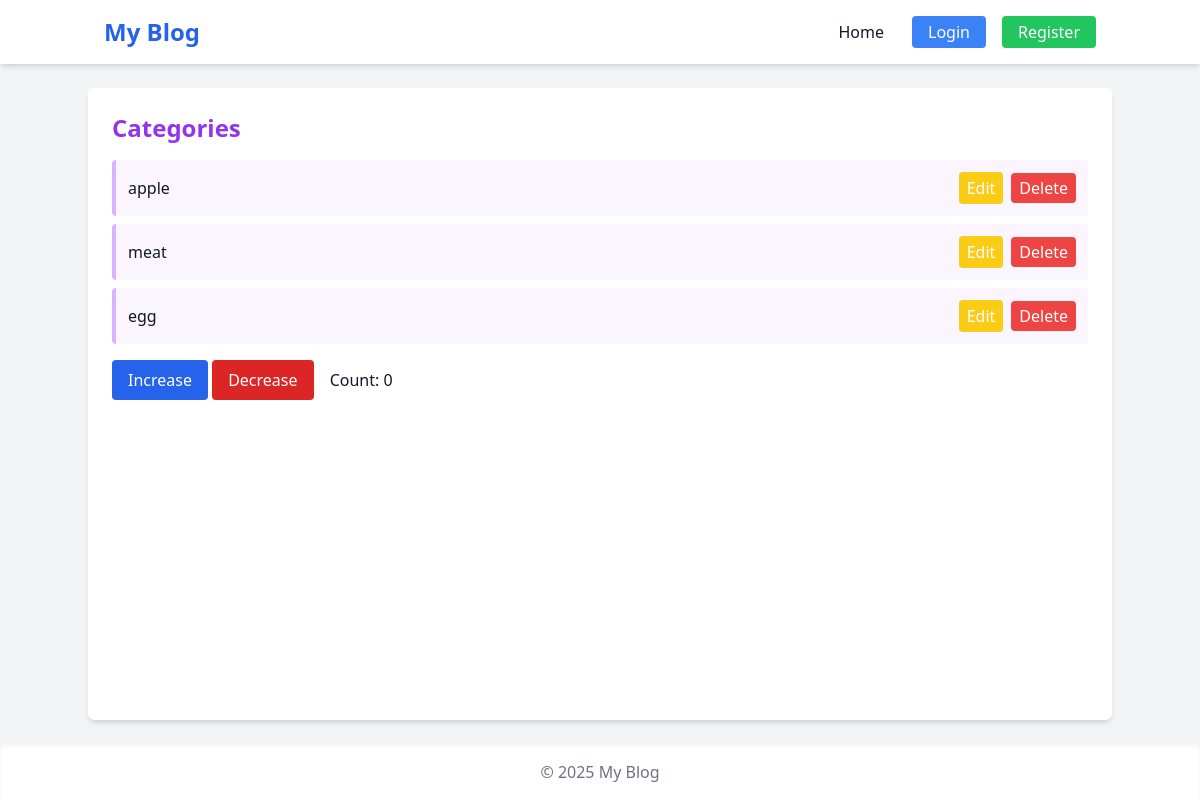
Page /categories/ on the committed database.
### blog/models.py (models this page shows, shortened)
class Category(models.Model):
    name = models.CharField(max_length=100)
    slug = models.SlugField(unique=True)

### blog/views.py (the view)
# urls.py: path("categories/", views.category_list, name="category_list"),
def category_list(request):
    categories = Category.objects.all()
    return render(request, "blog/category_list.html", {"categories": categories})

### blog/templates/blog/category_list.html (shortened to what this page needs)
{% extends "base.html" %} {% block content %}
<h2 class="text-2xl font-bold mb-4 text-purple-600">Categories</h2>
<ul class="space-y-2">
  {% for category in categories %}
  <li
    class="p-3 bg-purple-50 rounded hover:bg-purple-100 transition duration-200 border-l-4 border-purple-300 flex justify-between items-center"
  >
    <span>{{ category.name }}</span>
    <div class="flex space-x-2 items-center">
      <a
        href="{% url 'edit_category' category.id %}"
        class="px-2 py-1 bg-yellow-400 text-white rounded hover:bg-yellow-500 transition duration-200"
      >
        Edit
      </a>
      <form method="post" action="{% url 'delete_category' category.id %}">
        <span
          class="px-2 py-1 bg-red-500 text-white rounded hover:bg-red-600 transition duration-200"
        >
          <button type="submit">Delete</button>
        </span>
      </form>
    </div>
  </li>
  {% empty %}
  <li class="p-3 bg-gray-100 rounded text-gray-500">
    No categories available.
  </li>
  {% endfor %}
</ul>
 {% endblock %}

### rows in the picture
Category: name "apple"
Category: name "meat"
Category: name "egg"
